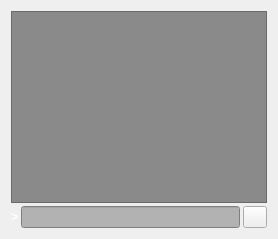
     <widget class="QWidget" name="tab_console">
      <attribute name="title">
       <string>&amp;Console</string>
      </attribute>
      <layout class="QVBoxLayout" name="verticalLayout_3">
       <property name="spacing">
        <number>3</number>
       </property>
       <item>
        <widget class="QTextEdit" name="messagesWidget">
         <property name="minimumSize">
          <size>
           <width>0</width>
           <height>100</height>
          </size>
         </property>
         <property name="palette">
          <palette>
           <active>
            <colorrole role="WindowText">
             <brush brushstyle="SolidPattern">
              <color alpha="255">
               <red>255</red>
               <green>255</green>
               <blue>255</blue>
              </color>
             </brush>
            </colorrole>
            <colorrole role="Button">
             <brush brushstyle="SolidPattern">
              <color alpha="255">
               <red>138</red>
               <green>138</green>
               <blue>138</blue>
              </color>
             </brush>
            </colorrole>
            <colorrole role="Light">
             <brush brushstyle="SolidPattern">
              <color alpha="255">
               <red>255</red>
               <green>255</green>
               <blue>255</blue>
              </color>
             </brush>
            </colorrole>
            <colorrole role="Midlight">
             <brush brushstyle="SolidPattern">
              <color alpha="255">
               <red>255</red>
               <green>255</green>
               <blue>255</blue>
              </color>
             </brush>
            </colorrole>
            <colorrole role="Dark">
             <brush brushstyle="SolidPattern">
              <color alpha="255">
               <red>255</red>
               <green>255</green>
               <blue>255</blue>
              </color>
             </brush>
            </colorrole>
            <colorrole role="Mid">
             <brush brushstyle="SolidPattern">
              <color alpha="255">
               <red>255</red>
               <green>255</green>
               <blue>255</blue>
              </color>
             </brush>
            </colorrole>
            <colorrole role="Text">
             <brush brushstyle="SolidPattern">
              <color alpha="255">
               <red>255</red>
               <green>255</green>
               <blue>255</blue>
              </color>
             </brush>
            </colorrole>
            <colorrole role="ButtonText">
             <brush brushstyle="SolidPattern">
              <color alpha="255">
               <red>255</red>
               <green>255</green>
               <blue>255</blue>
              </color>
             </brush>
            </colorrole>
            <colorrole role="Base">
             <brush brushstyle="SolidPattern">
              <color alpha="255">
               <red>138</red>
               <green>138</green>
               <blue>138</blue>
              </color>
             </brush>
            </colorrole>
            <colorrole role="Window">
             <brush brushstyle="SolidPattern">
              <color alpha="255">
               <red>138</red>
               <green>138</green>
               <blue>138</blue>
              </color>
             </brush>
            </colorrole>
            <colorrole role="Shadow">
             <brush brushstyle="SolidPattern">
              <color alpha="255">
               <red>255</red>
               <green>255</green>
               <blue>255</blue>
              </color>
             </brush>
            </colorrole>
            <colorrole role="NoRole">
             <brush brushstyle="SolidPattern">
              <color alpha="255">
               <red>255</red>
               <green>255</green>
               <blue>255</blue>
              </color>
             </brush>
            </colorrole>
            <colorrole role="ToolTipBase">
             <brush brushstyle="SolidPattern">
              <color alpha="255">
               <red>138</red>
               <green>138</green>
               <blue>138</blue>
              </color>
             </brush>
            </colorrole>
           </active>
           <inactive>
            <colorrole role="WindowText">
             <brush brushstyle="SolidPattern">
              <color alpha="255">
               <red>255</red>
               <green>255</green>
               <blue>255</blue>
              </color>
             </brush>
            </colorrole>
            <colorrole role="Button">
             <brush brushstyle="SolidPattern">
              <color alpha="255">
               <red>138</red>
               <green>138</green>
               <blue>138</blue>
              </color>
             </brush>
            </colorrole>
            <colorrole role="Light">
             <brush brushstyle="SolidPattern">
              <color alpha="255">
               <red>255</red>
               <green>255</green>
               <blue>255</blue>
              </color>
             </brush>
            </colorrole>
            <colorrole role="Midlight">
             <brush brushstyle="SolidPattern">
              <color alpha="255">
               <red>255</red>
               <green>255</green>
               <blue>255</blue>
              </color>
             </brush>
            </colorrole>
            <colorrole role="Dark">
             <brush brushstyle="SolidPattern">
              <color alpha="255">
               <red>255</red>
               <green>255</green>
               <blue>255</blue>
              </color>
             </brush>
            </colorrole>
            <colorrole role="Mid">
             <brush brushstyle="SolidPattern">
              <color alpha="255">
               <red>255</red>
               <green>255</green>
               <blue>255</blue>
              </color>
             </brush>
            </colorrole>
            <colorrole role="Text">
             <brush brushstyle="SolidPattern">
              <color alpha="255">
               <red>255</red>
               <green>255</green>
               <blue>255</blue>
              </color>
             </brush>
            </colorrole>
            <colorrole role="ButtonText">
             <brush brushstyle="SolidPattern">
              <color alpha="255">
               <red>255</red>
               <green>255</green>
               <blue>255</blue>
              </color>
             </brush>
            </colorrole>
            <colorrole role="Base">
             <brush brushstyle="SolidPattern">
              <color alpha="255">
               <red>138</red>
               <green>138</green>
               <blue>138</blue>
              </color>
             </brush>
            </colorrole>
            <colorrole role="Window">
             <brush brushstyle="SolidPattern">
              <color alpha="255">
               <red>138</red>
               <green>138</green>
               <blue>138</blue>
              </color>
             </brush>
            </colorrole>
            <colorrole role="Shadow">
             <brush brushstyle="SolidPattern">
              <color alpha="255">
               <red>255</red>
               <green>255</green>
               <blue>255</blue>
              </color>
             </brush>
            </colorrole>
            <colorrole role="NoRole">
             <brush brushstyle="SolidPattern">
              <color alpha="255">
               <red>255</red>
               <green>255</green>
               <blue>255</blue>
              </color>
             </brush>
            </colorrole>
            <colorrole role="ToolTipBase">
             <brush brushstyle="SolidPattern">
              <color alpha="255">
               <red>138</red>
               <green>138</green>
               <blue>138</blue>
              </color>
             </brush>
            </colorrole>
           </inactive>
           <disabled>
            <colorrole role="WindowText">
             <brush brushstyle="SolidPattern">
              <color alpha="255">
               <red>255</red>
               <green>255</green>
               <blue>255</blue>
              </color>
             </brush>
            </colorrole>
            <colorrole role="Button">
             <brush brushstyle="SolidPattern">
              <color alpha="255">
               <red>138</red>
               <green>138</green>
               <blue>138</blue>
              </color>
             </brush>
            </colorrole>
            <colorrole role="Light">
             <brush brushstyle="SolidPattern">
              <color alpha="255">
               <red>255</red>
               <green>255</green>
               <blue>255</blue>
              </color>
             </brush>
            </colorrole>
            <colorrole role="Midlight">
             <brush brushstyle="SolidPattern">
              <color alpha="255">
               <red>255</red>
               <green>255</green>
               <blue>255</blue>
              </color>
             </brush>
            </colorrole>
            <colorrole role="Dark">
             <brush brushstyle="SolidPattern">
              <color alpha="255">
               <red>255</red>
               <green>255</green>
               <blue>255</blue>
              </color>
             </brush>
            </colorrole>
            <colorrole role="Mid">
             <brush brushstyle="SolidPattern">
              <color alpha="255">
               <red>255</red>
               <green>255</green>
               <blue>255</blue>
              </color>
             </brush>
            </colorrole>
            <colorrole role="Text">
             <brush brushstyle="SolidPattern">
              <color alpha="255">
               <red>255</red>
               <green>255</green>
               <blue>255</blue>
              </color>
             </brush>
            </colorrole>
            <colorrole role="ButtonText">
             <brush brushstyle="SolidPattern">
              <color alpha="255">
               <red>255</red>
               <green>255</green>
               <blue>255</blue>
              </color>
             </brush>
            </colorrole>
            <colorrole role="Base">
             <brush brushstyle="SolidPattern">
              <color alpha="255">
               <red>138</red>
               <green>138</green>
               <blue>138</blue>
              </color>
             </brush>
            </colorrole>
            <colorrole role="Window">
             <brush brushstyle="SolidPattern">
              <color alpha="255">
               <red>138</red>
               <green>138</green>
               <blue>138</blue>
              </color>
             </brush>
            </colorrole>
            <colorrole role="Shadow">
             <brush brushstyle="SolidPattern">
              <color alpha="255">
               <red>255</red>
               <green>255</green>
               <blue>255</blue>
              </color>
             </brush>
            </colorrole>
            <colorrole role="NoRole">
             <brush brushstyle="SolidPattern">
              <color alpha="255">
               <red>255</red>
               <green>255</green>
               <blue>255</blue>
              </color>
             </brush>
            </colorrole>
            <colorrole role="ToolTipBase">
             <brush brushstyle="SolidPattern">
              <color alpha="255">
               <red>138</red>
               <green>138</green>
               <blue>138</blue>
              </color>
             </brush>
            </colorrole>
           </disabled>
          </palette>
         </property>
         <property name="autoFillBackground">
          <bool>true</bool>
         </property>
         <property name="styleSheet">
          <string notr="true"/>
         </property>
         <property name="readOnly">
          <bool>true</bool>
         </property>
         <property name="tabKeyNavigation" stdset="0">
          <bool>false</bool>
         </property>
         <property name="columnCount" stdset="0">
          <number>2</number>
         </property>
        </widget>
       </item>
       <item>
        <layout class="QHBoxLayout" name="horizontalLayout">
         <property name="spacing">
          <number>3</number>
         </property>
         <item>
          <widget class="QLabel" name="label">
           <property name="palette">
            <palette>
             <active>
              <colorrole role="WindowText">
               <brush brushstyle="SolidPattern">
                <color alpha="255">
                 <red>255</red>
                 <green>255</green>
                 <blue>255</blue>
                </color>
               </brush>
              </colorrole>
              <colorrole role="Button">
               <brush brushstyle="SolidPattern">
                <color alpha="255">
                 <red>138</red>
                 <green>138</green>
                 <blue>138</blue>
                </color>
               </brush>
              </colorrole>
              <colorrole role="Text">
               <brush brushstyle="SolidPattern">
                <color alpha="255">
                 <red>255</red>
                 <green>255</green>
                 <blue>255</blue>
                </color>
               </brush>
              </colorrole>
              <colorrole role="Base">
               <brush brushstyle="SolidPattern">
                <color alpha="255">
                 <red>138</red>
                 <green>138</green>
                 <blue>138</blue>
                </color>
               </brush>
              </colorrole>
              <colorrole role="Window">
               <brush brushstyle="SolidPattern">
                <color alpha="255">
                 <red>138</red>
                 <green>138</green>
                 <blue>138</blue>
                </color>
               </brush>
              </colorrole>
             </active>
             <inactive>
              <colorrole role="WindowText">
               <brush brushstyle="SolidPattern">
                <color alpha="255">
                 <red>255</red>
                 <green>255</green>
                 <blue>255</blue>
                </color>
               </brush>
              </colorrole>
              <colorrole role="Button">
               <brush brushstyle="SolidPattern">
                <color alpha="255">
                 <red>138</red>
                 <green>138</green>
                 <blue>138</blue>
                </color>
               </brush>
              </colorrole>
              <colorrole role="Text">
               <brush brushstyle="SolidPattern">
                <color alpha="255">
                 <red>255</red>
                 <green>255</green>
                 <blue>255</blue>
                </color>
               </brush>
              </colorrole>
              <colorrole role="Base">
               <brush brushstyle="SolidPattern">
                <color alpha="255">
                 <red>138</red>
                 <green>138</green>
                 <blue>138</blue>
                </color>
               </brush>
              </colorrole>
              <colorrole role="Window">
               <brush brushstyle="SolidPattern">
                <color alpha="255">
                 <red>138</red>
                 <green>138</green>
                 <blue>138</blue>
                </color>
               </brush>
              </colorrole>
             </inactive>
             <disabled>
              <colorrole role="WindowText">
               <brush brushstyle="SolidPattern">
                <color alpha="255">
                 <red>69</red>
                 <green>69</green>
                 <blue>69</blue>
                </color>
               </brush>
              </colorrole>
              <colorrole role="Button">
               <brush brushstyle="SolidPattern">
                <color alpha="255">
                 <red>138</red>
                 <green>138</green>
                 <blue>138</blue>
                </color>
               </brush>
              </colorrole>
              <colorrole role="Text">
               <brush brushstyle="SolidPattern">
                <color alpha="255">
                 <red>69</red>
                 <green>69</green>
                 <blue>69</blue>
                </color>
               </brush>
              </colorrole>
              <colorrole role="Base">
               <brush brushstyle="SolidPattern">
                <color alpha="255">
                 <red>138</red>
                 <green>138</green>
                 <blue>138</blue>
                </color>
               </brush>
              </colorrole>
              <colorrole role="Window">
               <brush brushstyle="SolidPattern">
                <color alpha="255">
                 <red>138</red>
                 <green>138</green>
                 <blue>138</blue>
                </color>
               </brush>
              </colorrole>
             </disabled>
            </palette>
           </property>
           <property name="autoFillBackground">
            <bool>false</bool>
           </property>
           <property name="styleSheet">
            <string notr="true">font:bold;</string>
           </property>
           <property name="text">
            <string notr="true">&gt;</string>
           </property>
          </widget>
         </item>
         <item>
          <widget class="QLineEdit" name="lineEdit">
           <property name="palette">
            <palette>
             <active>
              <colorrole role="WindowText">
               <brush brushstyle="SolidPattern">
                <color alpha="255">
                 <red>138</red>
                 <green>138</green>
                 <blue>138</blue>
                </color>
               </brush>
              </colorrole>
              <colorrole role="Button">
               <brush brushstyle="SolidPattern">
                <color alpha="255">
                 <red>178</red>
                 <green>178</green>
                 <blue>178</blue>
                </color>
               </brush>
              </colorrole>
              <colorrole role="Text">
               <brush brushstyle="SolidPattern">
                <color alpha="255">
                 <red>90</red>
                 <green>104</green>
                 <blue>118</blue>
                </color>
               </brush>
              </colorrole>
              <colorrole role="ButtonText">
               <brush brushstyle="SolidPattern">
                <color alpha="255">
                 <red>90</red>
                 <green>104</green>
                 <blue>118</blue>
                </color>
               </brush>
              </colorrole>
              <colorrole role="Base">
               <brush brushstyle="SolidPattern">
                <color alpha="255">
                 <red>178</red>
                 <green>178</green>
                 <blue>178</blue>
                </color>
               </brush>
              </colorrole>
              <colorrole role="Window">
               <brush brushstyle="SolidPattern">
                <color alpha="255">
                 <red>178</red>
                 <green>178</green>
                 <blue>178</blue>
                </color>
               </brush>
              </colorrole>
              <colorrole role="AlternateBase">
               <brush brushstyle="SolidPattern">
                <color alpha="255">
                 <red>138</red>
                 <green>138</green>
                 <blue>138</blue>
                </color>
               </brush>
              </colorrole>
             </active>
             <inactive>
              <colorrole role="WindowText">
               <brush brushstyle="SolidPattern">
                <color alpha="255">
                 <red>138</red>
                 <green>138</green>
                 <blue>138</blue>
                </color>
               </brush>
              </colorrole>
              <colorrole role="Button">
               <brush brushstyle="SolidPattern">
                <color alpha="255">
                 <red>178</red>
                 <green>178</green>
                 <blue>178</blue>
                </color>
               </brush>
              </colorrole>
              <colorrole role="Text">
               <brush brushstyle="SolidPattern">
                <color alpha="255">
                 <red>90</red>
                 <green>104</green>
                 <blue>118</blue>
                </color>
               </brush>
              </colorrole>
              <colorrole role="ButtonText">
               <brush brushstyle="SolidPattern">
                <color alpha="255">
                 <red>90</red>
                 <green>104</green>
                 <blue>118</blue>
                </color>
               </brush>
              </colorrole>
              <colorrole role="Base">
               <brush brushstyle="SolidPattern">
                <color alpha="255">
                 <red>178</red>
                 <green>178</green>
                 <blue>178</blue>
                </color>
               </brush>
              </colorrole>
              <colorrole role="Window">
               <brush brushstyle="SolidPattern">
                <color alpha="255">
                 <red>178</red>
                 <green>178</green>
                 <blue>178</blue>
                </color>
               </brush>
              </colorrole>
              <colorrole role="AlternateBase">
               <brush brushstyle="SolidPattern">
                <color alpha="255">
                 <red>138</red>
                 <green>138</green>
                 <blue>138</blue>
                </color>
               </brush>
              </colorrole>
             </inactive>
             <disabled>
              <colorrole role="WindowText">
               <brush brushstyle="SolidPattern">
                <color alpha="255">
                 <red>159</red>
                 <green>158</green>
                 <blue>158</blue>
                </color>
               </brush>
              </colorrole>
              <colorrole role="Button">
               <brush brushstyle="SolidPattern">
                <color alpha="255">
                 <red>178</red>
                 <green>178</green>
                 <blue>178</blue>
                </color>
               </brush>
              </colorrole>
              <colorrole role="Text">
               <brush brushstyle="SolidPattern">
                <color alpha="255">
                 <red>159</red>
                 <green>158</green>
                 <blue>158</blue>
                </color>
               </brush>
              </colorrole>
              <colorrole role="ButtonText">
               <brush brushstyle="SolidPattern">
                <color alpha="255">
                 <red>159</red>
                 <green>158</green>
                 <blue>158</blue>
                </color>
               </brush>
              </colorrole>
              <colorrole role="Base">
               <brush brushstyle="SolidPattern">
                <color alpha="255">
                 <red>178</red>
                 <green>178</green>
                 <blue>178</blue>
                </color>
               </brush>
              </colorrole>
              <colorrole role="Window">
               <brush brushstyle="SolidPattern">
                <color alpha="255">
                 <red>178</red>
                 <green>178</green>
                 <blue>178</blue>
                </color>
               </brush>
              </colorrole>
              <colorrole role="AlternateBase">
               <brush brushstyle="SolidPattern">
                <color alpha="255">
                 <red>138</red>
                 <green>138</green>
                 <blue>138</blue>
                </color>
               </brush>
              </colorrole>
             </disabled>
            </palette>
           </property>
           <property name="focusPolicy">
            <enum>Qt::NoFocus</enum>
           </property>
           <property name="autoFillBackground">
            <bool>false</bool>
           </property>
           <property name="styleSheet">
            <string notr="true"/>
           </property>
          </widget>
         </item>
         <item>
          <widget class="QPushButton" name="clearButton">
           <property name="maximumSize">
            <size>
             <width>24</width>
             <height>24</height>
            </size>
           </property>
           <property name="toolTip">
            <string>Clear console</string>
           </property>
           <property name="autoFillBackground">
            <bool>false</bool>
           </property>
           <property name="text">
            <string/>
           </property>
           <property name="icon">
            <iconset resource="../bitcoin.qrc">
             <normaloff>:/icons/remove</normaloff>:/icons/remove</iconset>
           </property>
           <property name="shortcut">
            <string notr="true">Ctrl+L</string>
           </property>
           <property name="autoDefault">
            <bool>false</bool>
           </property>
          </widget>
         </item>
        </layout>
       </item>
      </layout>
     </widget>
